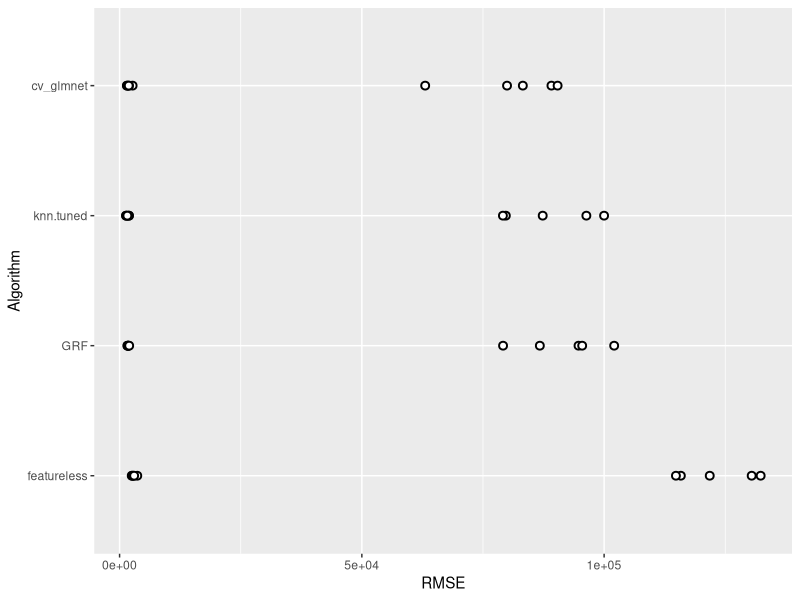
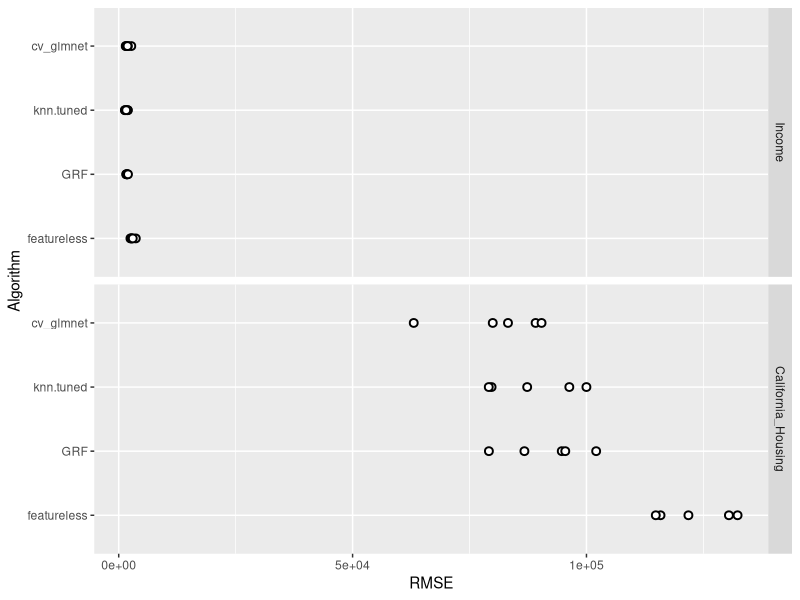

Write R code to recreate these figures, in order.
library(ggplot2)
library(data.table)

# Load benchmark results from the csv
results_dt <- fread("bench_scores.csv")

# Remove 'regr' prefix from learner IDs
results_dt[, algorithm := gsub("regr.", "", learner_id, fixed = TRUE)]
results_dt[, dataset := task_id]
results_dt[, rmse := regr.rmse]

# Rank algorithms by their mean RMSE to identify the top performers on each dataset
algo_performance_order <- results_dt[, .(m = mean(rmse)), by = algorithm][order(-m), algorithm]
results_dt[, algorithm := factor(algorithm, levels = algo_performance_order)]

# Define dataset order for better view
results_dt[, dataset := factor(dataset, levels = c("Income", "California_Housing"))]

# Visualize the distribution of RMSE scores across all learners
plot1 <- ggplot(results_dt, aes(x = rmse, y = algorithm)) +
  geom_point(
    shape = 21,
    size = 2,
    fill = "white",
    color = "black",
    stroke = 1
  ) +
  labs(
    x = "RMSE",
    y = "Algorithm"
  )

plot2 <- ggplot(results_dt,  aes(x = rmse, y = algorithm)) +
    geom_point(
    shape = 21,
    size = 2,
    fill = "white",
    color = "black",
    stroke = 1
  ) +
  facet_grid(dataset ~ .) +
  labs(
    x = "RMSE",
    y = "Algorithm"
  )

ggsave("graphique1.png", plot1, width = 8, height = 6)
ggsave("graphique2.png", plot2, width = 8, height = 6)
